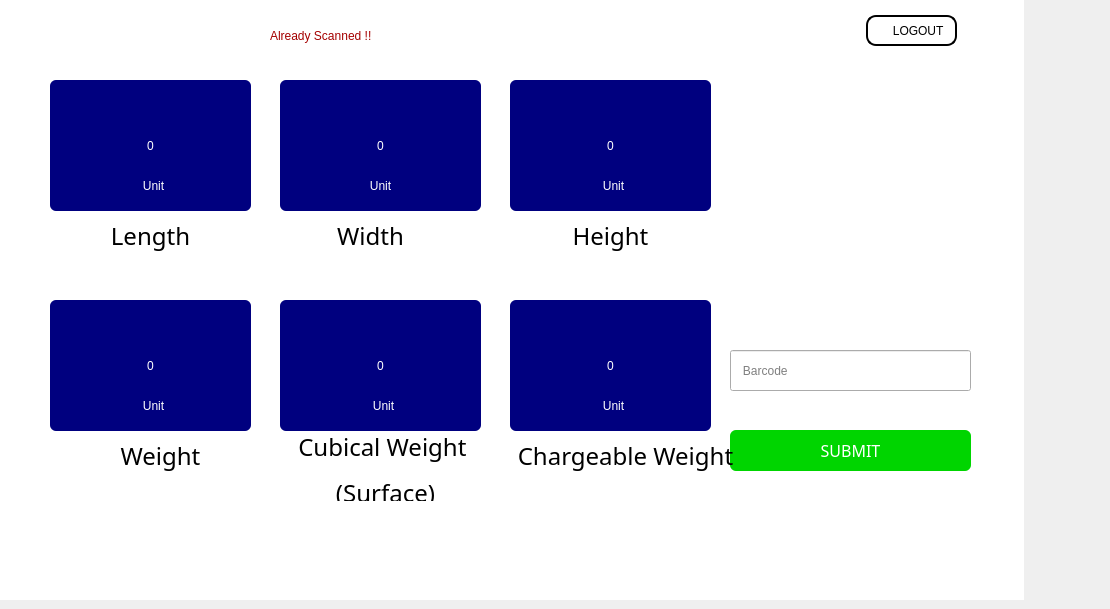
    <widget class="QWidget" name="tab_2">
     <attribute name="title">
      <string>           DATA CAPTURE         </string>
     </attribute>
     <widget class="QLabel" name="label_3">
      <property name="geometry">
       <rect>
        <x>0</x>
        <y>0</y>
        <width>1024</width>
        <height>600</height>
       </rect>
      </property>
      <property name="styleSheet">
       <string notr="true">background-color: rgb(255, 255, 255);</string>
      </property>
      <property name="text">
       <string/>
      </property>
     </widget>
     <widget class="QLabel" name="label_4">
      <property name="geometry">
       <rect>
        <x>40</x>
        <y>10</y>
        <width>271</width>
        <height>61</height>
       </rect>
      </property>
      <property name="autoFillBackground">
       <bool>false</bool>
      </property>
      <property name="text">
       <string/>
      </property>
      <property name="pixmap">
       <pixmap>:/newPrefix/images/grmaton.jpg</pixmap>
      </property>
      <property name="scaledContents">
       <bool>true</bool>
      </property>
     </widget>
     <widget class="QLabel" name="label_10">
      <property name="geometry">
       <rect>
        <x>50</x>
        <y>80</y>
        <width>201</width>
        <height>131</height>
       </rect>
      </property>
      <property name="styleSheet">
       <string notr="true">font: 75 35pt &quot;Waree&quot;;
background-color: rgb(0, 0, 127);
color: rgb(255, 255, 255);
border-radius:6px</string>
      </property>
      <property name="text">
       <string>0</string>
      </property>
      <property name="alignment">
       <set>Qt::AlignCenter</set>
      </property>
     </widget>
     <widget class="QLabel" name="label_11">
      <property name="geometry">
       <rect>
        <x>510</x>
        <y>80</y>
        <width>201</width>
        <height>131</height>
       </rect>
      </property>
      <property name="styleSheet">
       <string notr="true">background-color: rgb(0, 0, 127);
color: rgb(255, 255, 255);
border-radius:6px;
font: 75 35pt &quot;Waree&quot;;
</string>
      </property>
      <property name="text">
       <string>0</string>
      </property>
      <property name="alignment">
       <set>Qt::AlignCenter</set>
      </property>
     </widget>
     <widget class="QLabel" name="label_12">
      <property name="geometry">
       <rect>
        <x>280</x>
        <y>80</y>
        <width>201</width>
        <height>131</height>
       </rect>
      </property>
      <property name="styleSheet">
       <string notr="true">font: 75 35pt &quot;Waree&quot;;
background-color: rgb(0, 0, 127);
color: rgb(255, 255, 255);
border-radius:6px</string>
      </property>
      <property name="text">
       <string>0</string>
      </property>
      <property name="alignment">
       <set>Qt::AlignCenter</set>
      </property>
     </widget>
     <widget class="QLabel" name="label_13">
      <property name="geometry">
       <rect>
        <x>50</x>
        <y>300</y>
        <width>201</width>
        <height>131</height>
       </rect>
      </property>
      <property name="styleSheet">
       <string notr="true">background-color: rgb(0, 0, 127);
color: rgb(255, 255, 255);
border-radius:6px;
font: 75 35pt &quot;Waree&quot;;</string>
      </property>
      <property name="text">
       <string>0</string>
      </property>
      <property name="alignment">
       <set>Qt::AlignCenter</set>
      </property>
     </widget>
     <widget class="QLabel" name="label_14">
      <property name="geometry">
       <rect>
        <x>280</x>
        <y>300</y>
        <width>201</width>
        <height>131</height>
       </rect>
      </property>
      <property name="styleSheet">
       <string notr="true">
background-color: rgb(0, 0, 127);
color: rgb(255, 255, 255);
border-radius:6px;
font: 75 35pt &quot;Waree&quot;;</string>
      </property>
      <property name="text">
       <string>0</string>
      </property>
      <property name="alignment">
       <set>Qt::AlignCenter</set>
      </property>
     </widget>
     <widget class="QLabel" name="label_5">
      <property name="geometry">
       <rect>
        <x>50</x>
        <y>210</y>
        <width>201</width>
        <height>51</height>
       </rect>
      </property>
      <property name="font">
       <font>
        <family>Ubuntu Mono</family>
        <pointsize>18</pointsize>
        <weight>9</weight>
        <italic>false</italic>
        <bold>false</bold>
       </font>
      </property>
      <property name="styleSheet">
       <string notr="true">color: rgb(0, 0, 0);
font: 75 18pt &quot;Ubuntu Mono&quot;;</string>
      </property>
      <property name="text">
       <string>Length</string>
      </property>
      <property name="alignment">
       <set>Qt::AlignCenter</set>
      </property>
     </widget>
     <widget class="QLabel" name="label_17">
      <property name="geometry">
       <rect>
        <x>270</x>
        <y>210</y>
        <width>201</width>
        <height>51</height>
       </rect>
      </property>
      <property name="font">
       <font>
        <family>Ubuntu Mono</family>
        <pointsize>18</pointsize>
        <weight>9</weight>
        <italic>false</italic>
        <bold>false</bold>
       </font>
      </property>
      <property name="styleSheet">
       <string notr="true">font: 75 18pt &quot;Ubuntu Mono&quot;;
color: rgb(0, 0, 0);</string>
      </property>
      <property name="text">
       <string>Width</string>
      </property>
      <property name="alignment">
       <set>Qt::AlignCenter</set>
      </property>
     </widget>
     <widget class="QLabel" name="label_6">
      <property name="geometry">
       <rect>
        <x>510</x>
        <y>210</y>
        <width>201</width>
        <height>51</height>
       </rect>
      </property>
      <property name="font">
       <font>
        <family>Ubuntu Mono</family>
        <pointsize>18</pointsize>
        <weight>9</weight>
        <italic>false</italic>
        <bold>false</bold>
       </font>
      </property>
      <property name="styleSheet">
       <string notr="true">font: 75 18pt &quot;Ubuntu Mono&quot;;
color: rgb(0, 0, 0);</string>
      </property>
      <property name="text">
       <string>Height</string>
      </property>
      <property name="alignment">
       <set>Qt::AlignCenter</set>
      </property>
     </widget>
     <widget class="QLabel" name="label_7">
      <property name="geometry">
       <rect>
        <x>60</x>
        <y>430</y>
        <width>201</width>
        <height>51</height>
       </rect>
      </property>
      <property name="font">
       <font>
        <family>Ubuntu Mono</family>
        <pointsize>18</pointsize>
        <weight>9</weight>
        <italic>false</italic>
        <bold>false</bold>
       </font>
      </property>
      <property name="styleSheet">
       <string notr="true">font: 75 18pt &quot;Ubuntu Mono&quot;;
color: rgb(0, 0, 0);</string>
      </property>
      <property name="text">
       <string>Weight</string>
      </property>
      <property name="alignment">
       <set>Qt::AlignCenter</set>
      </property>
     </widget>
     <widget class="QLabel" name="label_8">
      <property name="geometry">
       <rect>
        <x>270</x>
        <y>430</y>
        <width>231</width>
        <height>71</height>
       </rect>
      </property>
      <property name="font">
       <font>
        <family>Ubuntu Mono</family>
        <pointsize>18</pointsize>
        <weight>9</weight>
        <italic>false</italic>
        <bold>false</bold>
       </font>
      </property>
      <property name="styleSheet">
       <string notr="true">font: 75 18pt &quot;Ubuntu Mono&quot;;
color: rgb(0, 0, 0);</string>
      </property>
      <property name="text">
       <string>&lt;html&gt;&lt;head/&gt;&lt;body&gt;&lt;p align=&quot;center&quot;&gt;Cubical Weight &lt;/p&gt;&lt;p align=&quot;center&quot;&gt;(Surface)&lt;/p&gt;&lt;/body&gt;&lt;/html&gt;</string>
      </property>
      <property name="alignment">
       <set>Qt::AlignCenter</set>
      </property>
     </widget>
     <widget class="QPushButton" name="pushButton_5">
      <property name="geometry">
       <rect>
        <x>730</x>
        <y>430</y>
        <width>241</width>
        <height>41</height>
       </rect>
      </property>
      <property name="font">
       <font>
        <family>Ubuntu Mono</family>
        <pointsize>12</pointsize>
        <weight>9</weight>
        <italic>false</italic>
        <bold>false</bold>
       </font>
      </property>
      <property name="styleSheet">
       <string notr="true">background-color: rgb(0, 213, 0);
color: rgb(255, 255, 255);
font: 75 12pt &quot;Ubuntu Mono&quot;;
border-radius : 6px</string>
      </property>
      <property name="text">
       <string>SUBMIT</string>
      </property>
     </widget>
     <widget class="QLabel" name="label_16">
      <property name="geometry">
       <rect>
        <x>780</x>
        <y>436</y>
        <width>31</width>
        <height>31</height>
       </rect>
      </property>
      <property name="text">
       <string/>
      </property>
      <property name="pixmap">
       <pixmap>:/newPrefix/images/submit_.png</pixmap>
      </property>
      <property name="scaledContents">
       <bool>true</bool>
      </property>
     </widget>
     <widget class="QPushButton" name="pushButton_18">
      <property name="geometry">
       <rect>
        <x>866</x>
        <y>15</y>
        <width>91</width>
        <height>31</height>
       </rect>
      </property>
      <property name="styleSheet">
       <string notr="true">background-color: rgb(255, 255, 255);
font: 87 8pt &quot;Arial Black&quot;;
color: rgb(0, 0, 0);
border-style:outset;
border-width:2px;
border-radius:10px;
border-color:black;
padding:8px;
min-width:10px;
</string>
      </property>
      <property name="text">
       <string>    LOGOUT</string>
      </property>
     </widget>
     <widget class="QLabel" name="label_33">
      <property name="geometry">
       <rect>
        <x>870</x>
        <y>20</y>
        <width>21</width>
        <height>21</height>
       </rect>
      </property>
      <property name="text">
       <string/>
      </property>
      <property name="pixmap">
       <pixmap>:/newPrefix/images/logout.jpeg</pixmap>
      </property>
      <property name="scaledContents">
       <bool>true</bool>
      </property>
     </widget>
     <widget class="QLabel" name="label_15">
      <property name="geometry">
       <rect>
        <x>510</x>
        <y>300</y>
        <width>201</width>
        <height>131</height>
       </rect>
      </property>
      <property name="styleSheet">
       <string notr="true">background-color: rgb(0, 0, 127);
color: rgb(255, 255, 255);
border-radius:6px;
font: 75 35pt &quot;Waree&quot;;</string>
      </property>
      <property name="text">
       <string>0</string>
      </property>
      <property name="alignment">
       <set>Qt::AlignCenter</set>
      </property>
     </widget>
     <widget class="QLabel" name="label_9">
      <property name="geometry">
       <rect>
        <x>510</x>
        <y>430</y>
        <width>231</width>
        <height>51</height>
       </rect>
      </property>
      <property name="font">
       <font>
        <family>Ubuntu Mono</family>
        <pointsize>18</pointsize>
        <weight>9</weight>
        <italic>false</italic>
        <bold>false</bold>
       </font>
      </property>
      <property name="styleSheet">
       <string notr="true">font: 75 18pt &quot;Ubuntu Mono&quot;;
color: rgb(0, 0, 0);</string>
      </property>
      <property name="text">
       <string>Chargeable Weight</string>
      </property>
      <property name="alignment">
       <set>Qt::AlignCenter</set>
      </property>
     </widget>
     <widget class="QLineEdit" name="lineEdit_4">
      <property name="geometry">
       <rect>
        <x>730</x>
        <y>350</y>
        <width>241</width>
        <height>41</height>
       </rect>
      </property>
      <property name="styleSheet">
       <string notr="true">font: 75 20pt &quot;Ubuntu Condensed&quot;;</string>
      </property>
      <property name="placeholderText">
       <string>   Barcode</string>
      </property>
     </widget>
     <widget class="QLabel" name="label_32">
      <property name="geometry">
       <rect>
        <x>1070</x>
        <y>390</y>
        <width>31</width>
        <height>31</height>
       </rect>
      </property>
      <property name="text">
       <string/>
      </property>
      <property name="pixmap">
       <pixmap>:/newPrefix/images/cam.png</pixmap>
      </property>
      <property name="scaledContents">
       <bool>true</bool>
      </property>
     </widget>
     <widget class="QLabel" name="label_50">
      <property name="geometry">
       <rect>
        <x>120</x>
        <y>170</y>
        <width>67</width>
        <height>31</height>
       </rect>
      </property>
      <property name="styleSheet">
       <string notr="true">background-color: rgb(0, 0, 127);
color: rgb(255, 255, 255);
border-radius:6px;
font: 85 26pt &quot;Ubuntu Condensed&quot;;</string>
      </property>
      <property name="text">
       <string>Unit</string>
      </property>
      <property name="alignment">
       <set>Qt::AlignCenter</set>
      </property>
     </widget>
     <widget class="QLabel" name="label_51">
      <property name="geometry">
       <rect>
        <x>347</x>
        <y>170</y>
        <width>67</width>
        <height>31</height>
       </rect>
      </property>
      <property name="styleSheet">
       <string notr="true">font: 87 12pt &quot;Arial Black&quot;;
background-color: rgb(0, 0, 127);
color: rgb(255, 255, 255);
border-radius:6px;
font: 75 26pt &quot;Ubuntu Condensed&quot;;</string>
      </property>
      <property name="text">
       <string>Unit</string>
      </property>
      <property name="alignment">
       <set>Qt::AlignCenter</set>
      </property>
     </widget>
     <widget class="QLabel" name="label_52">
      <property name="geometry">
       <rect>
        <x>580</x>
        <y>170</y>
        <width>67</width>
        <height>31</height>
       </rect>
      </property>
      <property name="styleSheet">
       <string notr="true">font: 75 26pt &quot;Ubuntu Condensed&quot;;
background-color: rgb(0, 0, 127);
color: rgb(255, 255, 255);
border-radius:6px</string>
      </property>
      <property name="text">
       <string>Unit</string>
      </property>
      <property name="alignment">
       <set>Qt::AlignCenter</set>
      </property>
     </widget>
     <widget class="QLabel" name="label_53">
      <property name="geometry">
       <rect>
        <x>120</x>
        <y>390</y>
        <width>67</width>
        <height>31</height>
       </rect>
      </property>
      <property name="styleSheet">
       <string notr="true">font: 75 26pt &quot;Ubuntu Condensed&quot;;
background-color: rgb(0, 0, 127);
color: rgb(255, 255, 255);
border-radius:6px</string>
      </property>
      <property name="text">
       <string>Unit</string>
      </property>
      <property name="alignment">
       <set>Qt::AlignCenter</set>
      </property>
     </widget>
     <widget class="QLabel" name="label_54">
      <property name="geometry">
       <rect>
        <x>350</x>
        <y>390</y>
        <width>67</width>
        <height>31</height>
       </rect>
      </property>
      <property name="styleSheet">
       <string notr="true">font: 75 26pt &quot;Ubuntu Condensed&quot;;
background-color: rgb(0, 0, 127);
color: rgb(255, 255, 255);
border-radius:6px</string>
      </property>
      <property name="text">
       <string>Unit</string>
      </property>
      <property name="alignment">
       <set>Qt::AlignCenter</set>
      </property>
     </widget>
     <widget class="QLabel" name="label_55">
      <property name="geometry">
       <rect>
        <x>580</x>
        <y>390</y>
        <width>67</width>
        <height>31</height>
       </rect>
      </property>
      <property name="styleSheet">
       <string notr="true">font: 75 26pt &quot;Ubuntu Condensed&quot;;
background-color: rgb(0, 0, 127);
color: rgb(255, 255, 255);
border-radius:6px</string>
      </property>
      <property name="text">
       <string>Unit</string>
      </property>
      <property name="alignment">
       <set>Qt::AlignCenter</set>
      </property>
     </widget>
     <widget class="QLabel" name="label_57">
      <property name="geometry">
       <rect>
        <x>730</x>
        <y>80</y>
        <width>231</width>
        <height>211</height>
       </rect>
      </property>
      <property name="text">
       <string/>
      </property>
     </widget>
     <widget class="QLabel" name="label_58">
      <property name="geometry">
       <rect>
        <x>270</x>
        <y>0</y>
        <width>571</width>
        <height>71</height>
       </rect>
      </property>
      <property name="styleSheet">
       <string notr="true">color: rgb(164, 0, 0);
font: 75 43pt &quot;Ubuntu Condensed&quot;;</string>
      </property>
      <property name="text">
       <string>Already Scanned !!</string>
      </property>
     </widget>
    </widget>
